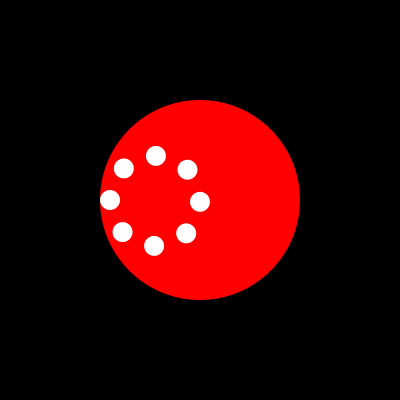
Frame 1 (no input)
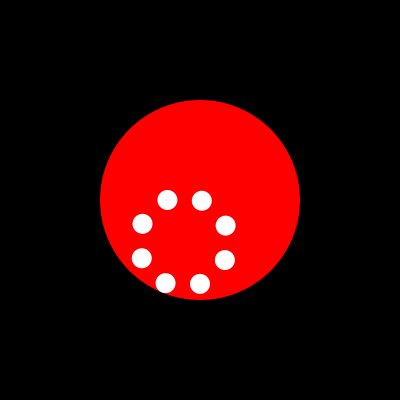
Frame 60 (the mouse pressed at the canvas centre just before this capture)
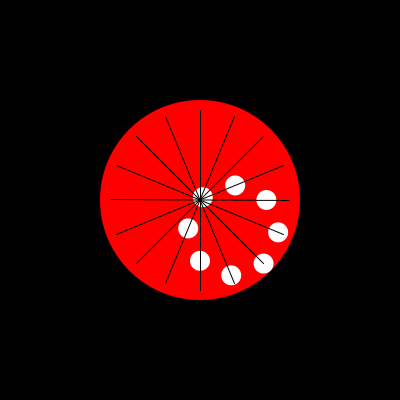
Frame 120 (the mouse held since frame 60 and released just before this capture)

The Processing sketch that drew these frames (run headless with seeded random() and noise(); from frame 60 on, the mouse is pressed at the canvas centre):

// Processing sketch: Circle_Motion
// ── Circle_Motion.pde
// Circle motion
int cw = 200;
int balls = 8;
int balld = 20;
int linel = (cw - balld)/2;
float speed = 0.02;

void setup() {
  size(400, 400);
}
void draw() {
  background(0);
  noStroke();

  // red circle
  fill(255, 0, 0);
  ellipse(width/2, height/2, cw, cw);
  
  // dots
  fill(255);
  for (int i = 0; i<balls; i++) {
      push();
      translate(width/2, height/2);
      rotate(i*PI/balls);
      ellipse(0, map(sin(frameCount*speed+i*PI/balls), -1, 1, -linel, linel), balld, balld);
      pop();
  }

  // show lines
  if (mousePressed) {
    stroke(0);
    for (int i = 0; i<balls; i++) {
      push();
      translate(width/2, height/2);
      rotate(i*PI/balls);
      line(0, -linel, 0, linel);
      pop();
    }
  }
}
